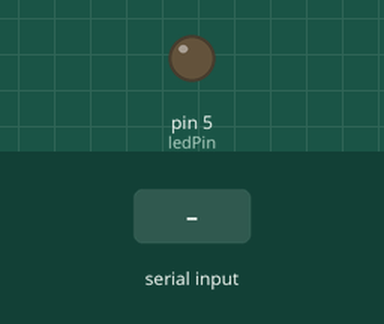
Recording of a sketch running on a simulated Arduino Uno, built with avr-gcc and run on an emulated ATmega328P. Parts: output pins drawn as LEDs (lit = HIGH). The test bench sets the inputs (shaded band).

Above: at 1.2 s.
1.3 s: "1" received over the second serial link
At 2.2 s:
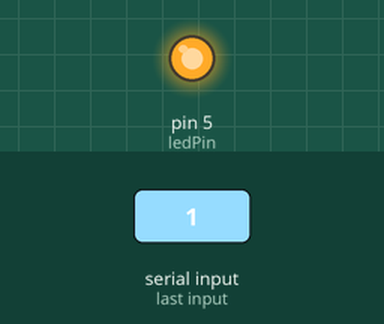
2.8 s: "2" received over the second serial link
At 3.4 s:
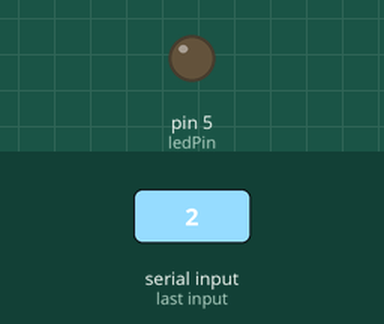
Timing chart, 0 to 5.8 s (numbered marks = the images above; inputs shaded):
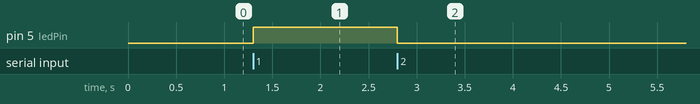

Measured:
- after the input at 1.3 s, pin 5 (ledPin): LOW → HIGH at once
- after the input at 2.8 s, pin 5 (ledPin): HIGH → LOW at once

The sketch:

Controller.ino
```cpp
#include <SoftwareSerial.h>

SoftwareSerial mySerial(11, 12); // use D11 as RX and D12 as TX
int ledPin = 5;                  // use D5 as led pin
char data;

void setup()
{
  pinMode(ledPin, OUTPUT);
  mySerial.begin(9600);
  mySerial.println("Program Started!");
}

void loop()
{
  if (mySerial.available() > 0)
  {
    data = mySerial.read();
  }

  if (data == '1')
  {
    digitalWrite(ledPin, HIGH);
    mySerial.println("ON");
  }

  else if (data == '2')
  {
    digitalWrite(ledPin, LOW);
    mySerial.println("OFF");
  }

  data = '0'; // reset data to 0
}
```
